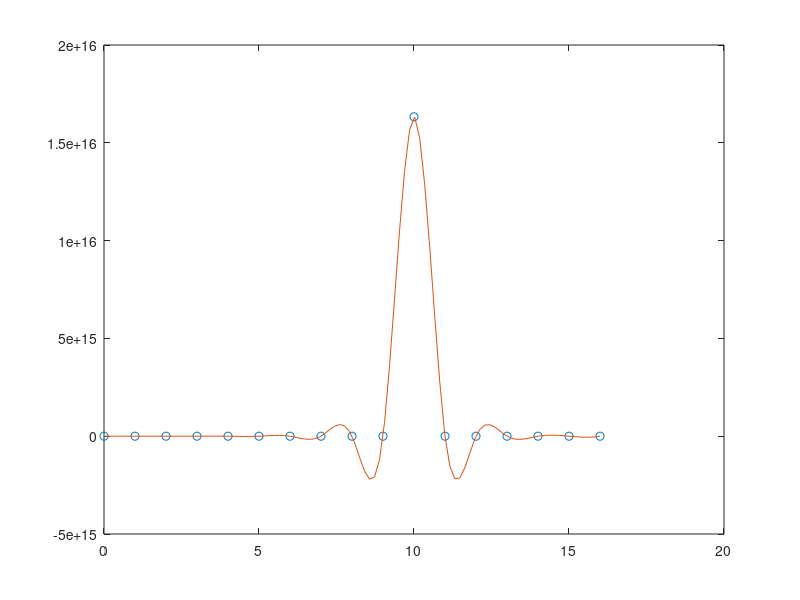

The MATLAB script that drew this image:
% L=[1 0 0;0.2 1 0;0.6 0.5 1];
% U=[5 6 3;0 0.8 -0.6;0 0 2.5];
% pi=[3 1 2];
% b=[3 7 8];
% x=lup_solve(L,U,pi,b);
% 
% A=[2 3  1 5
%    6 13 5 19
%    2 19 10 23
%    4 10 11 31];
% [L,U]=lu_decomposition(A);
% 
% B=[2 0  2   0.6
%    3 3  4   1
%    5 5  4   2
%   -1 -2 3.4 -1];
% [L,U,pi]=lup_decomposition(B)
% P=pi_to_P(pi)
% 
% C=[4  -5  6
%    8  -6  7
%    12 -7 12];
% [L,U,pi]=lup_decomposition(C);
% P=pi_to_P(pi);
% 
% % 28.1-3
% A=[1 5 4
%    2 0 3
%    5 8 2];
% b=[12;9;5];
% x=lup_solve_linear_equation(A,b);
% 
% 
% D=[1  0  0
%    4  1  0
%    -6 5  1];
% [L,U,pi]=lup_decomposition(D);
% P=pi_to_P(pi);
% 
% % 28.1-4
% E=diag(rand(6,1));
% [L,U,pi]=lup_decomposition(E);
% P=pi_to_P(pi);

% Fi=randperm(6);
% F=pi_to_P(Fi);
% [L,U,pi]=lup_decomposition(F);
% P=pi_to_P(pi);

% A=[4  -5  6
%    8  -6  7
%    12 -7 12];
% inv(A)
% inverse(A)


% A=[1  -1  1
%    1   1  1
%    1   2  4
%    1   3  9
%    1   5  25];
% B=pinv(A)
% C=inverse(A)
% B*A
% C*A


% 28-1
% A=[1 -1 0  0 0
%    -1 2 -1 0 0
%    0 -1 2 -1 0
%    0 0 -1 2 -1
%    0 0  0 -1 2];
% [L,U]=lu_decomposition(A)
% b=[1 1 1 1 1]';
% x=lup_solve_linear_equation(A,b)
% B=inverse(A)
% inv(A)


x=0:16;
y=tan(pi*x/20);
xi=linspace(0,16);
yi=spline(x,y,xi);
figure
plot(x,y,'o',xi,yi)